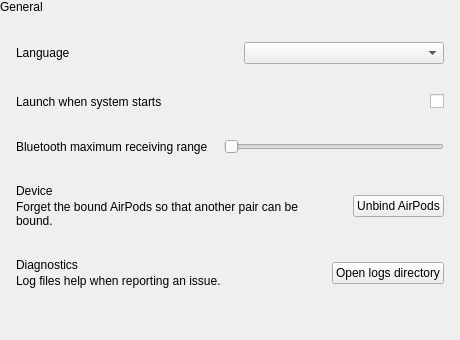
       <widget class="QWidget" name="general">
        <layout class="QVBoxLayout" name="generalLayout">
         <property name="spacing">
          <number>6</number>
         </property>
         <property name="leftMargin">
          <number>0</number>
         </property>
         <property name="topMargin">
          <number>0</number>
         </property>
         <property name="rightMargin">
          <number>0</number>
         </property>
         <property name="bottomMargin">
          <number>0</number>
         </property>
         <item>
          <widget class="QLabel" name="lbTitleGeneral">
           <property name="text">
            <string>General</string>
           </property>
           <property name="cssClass" stdset="0">
            <string notr="true">pageTitle</string>
           </property>
          </widget>
         </item>
         <item>
          <spacer name="spacerGeneralTitle">
           <property name="orientation">
            <enum>Qt::Vertical</enum>
           </property>
           <property name="sizeType">
            <enum>QSizePolicy::Fixed</enum>
           </property>
           <property name="sizeHint" stdset="0">
            <size>
             <width>0</width>
             <height>10</height>
            </size>
           </property>
          </spacer>
         </item>
         <item>
          <widget class="QFrame" name="cardLanguage">
           <property name="frameShape">
            <enum>QFrame::NoFrame</enum>
           </property>
           <property name="cssClass" stdset="0">
            <string notr="true">settingCard</string>
           </property>
           <layout class="QHBoxLayout" name="cardLanguageLayout" stretch="1,0">
            <property name="spacing">
             <number>16</number>
            </property>
            <property name="leftMargin">
             <number>16</number>
            </property>
            <property name="topMargin">
             <number>12</number>
            </property>
            <property name="rightMargin">
             <number>16</number>
            </property>
            <property name="bottomMargin">
             <number>12</number>
            </property>
            <item>
             <widget class="QLabel" name="lbLanguage">
              <property name="text">
               <string>Language</string>
              </property>
              <property name="cssClass" stdset="0">
               <string notr="true">cardTitle</string>
              </property>
             </widget>
            </item>
            <item>
             <widget class="QComboBox" name="cbLanguages">
              <property name="minimumSize">
               <size>
                <width>200</width>
                <height>0</height>
               </size>
              </property>
             </widget>
            </item>
           </layout>
          </widget>
         </item>
         <item>
          <widget class="QFrame" name="cardAutoRun">
           <property name="frameShape">
            <enum>QFrame::NoFrame</enum>
           </property>
           <property name="cssClass" stdset="0">
            <string notr="true">settingCard</string>
           </property>
           <layout class="QHBoxLayout" name="cardAutoRunLayout" stretch="1,0">
            <property name="spacing">
             <number>16</number>
            </property>
            <property name="leftMargin">
             <number>16</number>
            </property>
            <property name="topMargin">
             <number>12</number>
            </property>
            <property name="rightMargin">
             <number>16</number>
            </property>
            <property name="bottomMargin">
             <number>12</number>
            </property>
            <item>
             <widget class="QLabel" name="lbAutoRun">
              <property name="text">
               <string>Launch when system starts</string>
              </property>
              <property name="cssClass" stdset="0">
               <string notr="true">cardTitle</string>
              </property>
             </widget>
            </item>
            <item>
             <widget class="QCheckBox" name="cbAutoRun">
              <property name="text">
               <string notr="true"/>
              </property>
             </widget>
            </item>
           </layout>
          </widget>
         </item>
         <item>
          <widget class="QFrame" name="cardReceivingRange">
           <property name="frameShape">
            <enum>QFrame::NoFrame</enum>
           </property>
           <property name="cssClass" stdset="0">
            <string notr="true">settingCard</string>
           </property>
           <layout class="QHBoxLayout" name="cardReceivingRangeLayout" stretch="1,0">
            <property name="spacing">
             <number>16</number>
            </property>
            <property name="leftMargin">
             <number>16</number>
            </property>
            <property name="topMargin">
             <number>12</number>
            </property>
            <property name="rightMargin">
             <number>16</number>
            </property>
            <property name="bottomMargin">
             <number>12</number>
            </property>
            <item>
             <widget class="QLabel" name="lbReceivingRange">
              <property name="text">
               <string>Bluetooth maximum receiving range</string>
              </property>
              <property name="cssClass" stdset="0">
               <string notr="true">cardTitle</string>
              </property>
             </widget>
            </item>
            <item>
             <widget class="QSlider" name="hsMaxReceivingRange">
              <property name="minimumSize">
               <size>
                <width>220</width>
                <height>0</height>
               </size>
              </property>
              <property name="maximumSize">
               <size>
                <width>260</width>
                <height>16777215</height>
               </size>
              </property>
              <property name="orientation">
               <enum>Qt::Horizontal</enum>
              </property>
             </widget>
            </item>
           </layout>
          </widget>
         </item>
         <item>
          <widget class="QFrame" name="cardDevice">
           <property name="frameShape">
            <enum>QFrame::NoFrame</enum>
           </property>
           <property name="cssClass" stdset="0">
            <string notr="true">settingCard</string>
           </property>
           <layout class="QHBoxLayout" name="cardDeviceLayout" stretch="1,0">
            <property name="spacing">
             <number>16</number>
            </property>
            <property name="leftMargin">
             <number>16</number>
            </property>
            <property name="topMargin">
             <number>12</number>
            </property>
            <property name="rightMargin">
             <number>16</number>
            </property>
            <property name="bottomMargin">
             <number>12</number>
            </property>
            <item>
             <layout class="QVBoxLayout" name="cardDeviceText">
              <property name="spacing">
               <number>2</number>
              </property>
              <item>
               <widget class="QLabel" name="lbDevice">
                <property name="text">
                 <string>Device</string>
                </property>
                <property name="cssClass" stdset="0">
                 <string notr="true">cardTitle</string>
                </property>
               </widget>
              </item>
              <item>
               <widget class="QLabel" name="lbDescDevice">
                <property name="text">
                 <string>Forget the bound AirPods so that another pair can be bound.</string>
                </property>
                <property name="wordWrap">
                 <bool>true</bool>
                </property>
                <property name="cssClass" stdset="0">
                 <string notr="true">cardDescription</string>
                </property>
               </widget>
              </item>
             </layout>
            </item>
            <item>
             <widget class="QPushButton" name="pbUnbind">
              <property name="text">
               <string>Unbind AirPods</string>
              </property>
             </widget>
            </item>
           </layout>
          </widget>
         </item>
         <item>
          <widget class="QFrame" name="cardDiagnostics">
           <property name="frameShape">
            <enum>QFrame::NoFrame</enum>
           </property>
           <property name="cssClass" stdset="0">
            <string notr="true">settingCard</string>
           </property>
           <layout class="QHBoxLayout" name="cardDiagnosticsLayout" stretch="1,0">
            <property name="spacing">
             <number>16</number>
            </property>
            <property name="leftMargin">
             <number>16</number>
            </property>
            <property name="topMargin">
             <number>12</number>
            </property>
            <property name="rightMargin">
             <number>16</number>
            </property>
            <property name="bottomMargin">
             <number>12</number>
            </property>
            <item>
             <layout class="QVBoxLayout" name="cardDiagnosticsText">
              <property name="spacing">
               <number>2</number>
              </property>
              <item>
               <widget class="QLabel" name="lbDiagnostics">
                <property name="text">
                 <string>Diagnostics</string>
                </property>
                <property name="cssClass" stdset="0">
                 <string notr="true">cardTitle</string>
                </property>
               </widget>
              </item>
              <item>
               <widget class="QLabel" name="lbDescDiagnostics">
                <property name="text">
                 <string>Log files help when reporting an issue.</string>
                </property>
                <property name="wordWrap">
                 <bool>true</bool>
                </property>
                <property name="cssClass" stdset="0">
                 <string notr="true">cardDescription</string>
                </property>
               </widget>
              </item>
             </layout>
            </item>
            <item>
             <widget class="QPushButton" name="pbOpenLogsDirectory">
              <property name="text">
               <string>Open logs directory</string>
              </property>
             </widget>
            </item>
           </layout>
          </widget>
         </item>
         <item>
          <spacer name="spacerGeneral">
           <property name="orientation">
            <enum>Qt::Vertical</enum>
           </property>
           <property name="sizeHint" stdset="0">
            <size>
             <width>20</width>
             <height>40</height>
            </size>
           </property>
          </spacer>
         </item>
        </layout>
       </widget>
